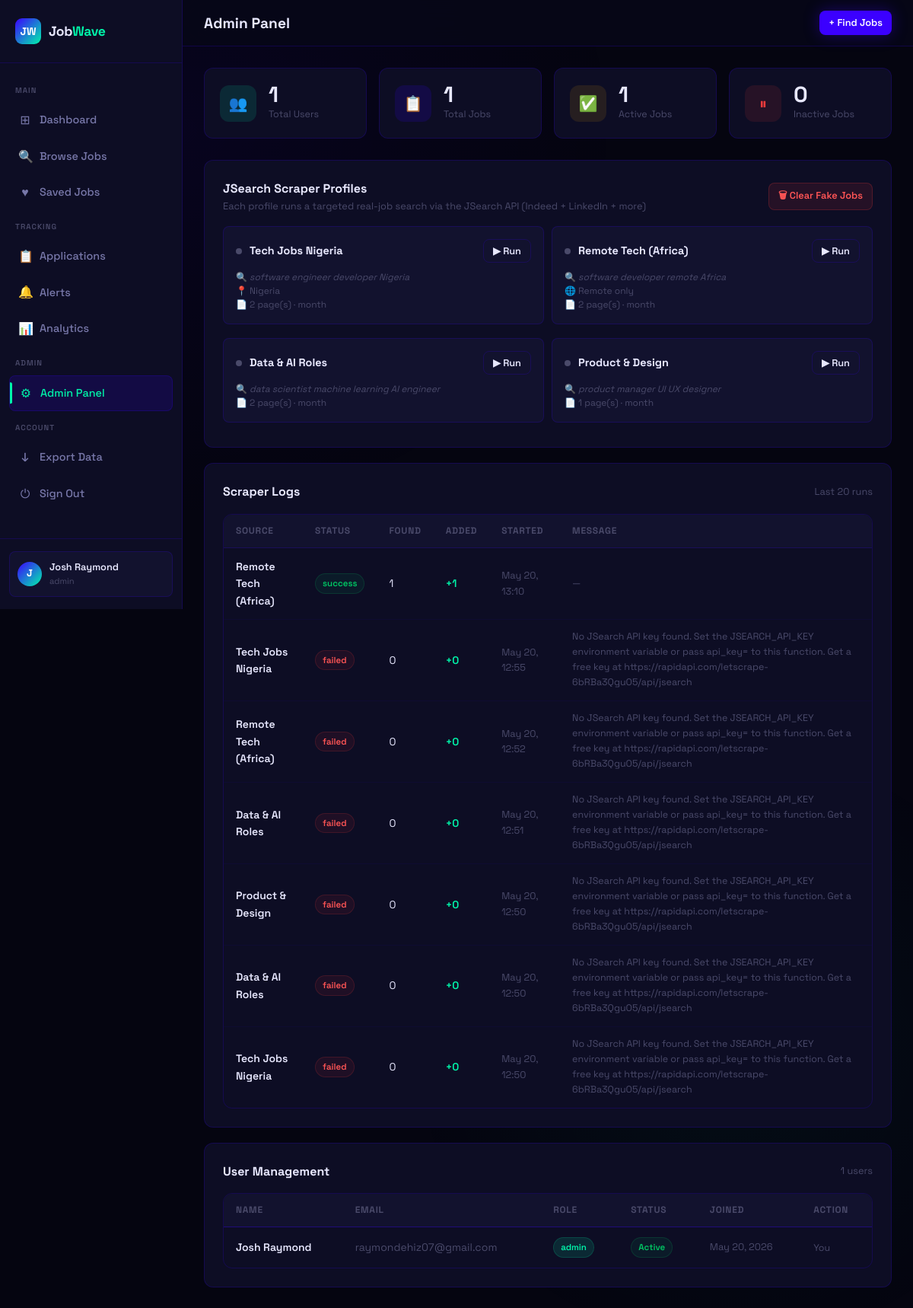
The page /admin (signed in) on the database its author committed.
### app.py (models this page shows, shortened)
class User(db.Model):
    id = db.Column(db.Integer, primary_key=True)
    name = db.Column(db.String(120), nullable=False)
    email = db.Column(db.String(120), unique=True, nullable=False)
    password_hash = db.Column(db.String(256), nullable=False)
    role = db.Column(db.String(20), default='user')  # user | admin
    created_at = db.Column(db.DateTime, default=datetime.utcnow)
    is_active = db.Column(db.Boolean, default=True)
    saved_jobs = db.relationship('SavedJob', backref='user', lazy=True, cascade='all, delete-orphan')
    applications = db.relationship('Application', backref='user', lazy=True, cascade='all, delete-orphan')
    alerts = db.relationship('Alert', backref='user', lazy=True, cascade='all, delete-orphan')
    @property
    def is_authenticated(self): return True

class ScraperLog(db.Model):
    id = db.Column(db.Integer, primary_key=True)
    source = db.Column(db.String(100))
    status = db.Column(db.String(20))   # success | failed | running
    jobs_found = db.Column(db.Integer, default=0)
    jobs_added = db.Column(db.Integer, default=0)
    message = db.Column(db.Text)
    started_at = db.Column(db.DateTime, default=datetime.utcnow)
    ended_at = db.Column(db.DateTime)

### app.py (the view)
@app.route('/admin')
@login_required
@admin_required
def admin():
    from scrapers.jsearch_scraper import SEARCH_PROFILES
    users = User.query.order_by(User.created_at.desc()).all()
    logs = ScraperLog.query.order_by(ScraperLog.started_at.desc()).limit(20).all()
    total_jobs = Job.query.count()
    active_jobs = Job.query.filter_by(is_active=True).count()
    total_users = User.query.count()
    return render_template('admin.html', users=users, logs=logs,
                           total_jobs=total_jobs, active_jobs=active_jobs,
                           total_users=total_users,
                           scraper_profiles=SEARCH_PROFILES)

### app.py (called while the page is built)
@login_manager.user_loader
def load_user(user_id):
    return User.query.get(int(user_id))

def admin_required(f):
    @wraps(f)
    def decorated(*args, **kwargs):
        if not current_user.is_authenticated or current_user.role != 'admin':
            flash('Admin access required.', 'error')
            return redirect(url_for('dashboard'))
        return f(*args, **kwargs)
    return decorated

### templates/admin.html (shortened to what this page needs)
{% extends 'base.html' %}
{% block page_title %}Admin Panel{% endblock %}
{% block content %}
<div class="stagger">
  <div class="stats-grid">
    <div class="stat-card">
      <div class="stat-icon mint">👥</div>
      <div><div class="stat-value">{{ total_users }}</div><div class="stat-label">Total Users</div></div>
    </div>
    <div class="stat-card">
      <div class="stat-icon indigo">📋</div>
      <div><div class="stat-value">{{ total_jobs }}</div><div class="stat-label">Total Jobs</div></div>
    </div>
    <div class="stat-card">
      <div class="stat-icon amber">✅</div>
      <div><div class="stat-value">{{ active_jobs }}</div><div class="stat-label">Active Jobs</div></div>
    </div>
    <div class="stat-card">
      <div class="stat-icon red">⏸</div>
      <div><div class="stat-value">{{ total_jobs - active_jobs }}</div><div class="stat-label">Inactive Jobs</div></div>
    </div>
  </div>
  <div class="card" style="margin-bottom:20px;">
    <div class="section-header">
      <div>
        <div class="section-title">JSearch Scraper Profiles</div>
        <div class="section-sub">Each profile runs a targeted real-job search via the JSearch API (Indeed + LinkedIn + more)</div>
      </div>
      <button class="btn btn-danger btn-sm" id="clear-fake-btn">🗑 Clear Fake Jobs</button>
    </div>
    <div style="display:grid;grid-template-columns:repeat(auto-fill,minmax(280px,1fr));gap:10px;margin-top:12px;">
      {% for profile in scraper_profiles %}
      <div class="scraper-source" style="flex-direction:column;align-items:flex-start;gap:10px;padding:16px;">
        <div style="display:flex;align-items:center;justify-content:space-between;width:100%;">
          <div style="display:flex;align-items:center;gap:10px;">
            <div class="source-dot {% if api_key_set %}green{% else %}idle{% endif %}"></div>
            <div style="font-weight:700;font-size:0.9rem;">{{ profile.name }}</div>
          </div>
          <button class="btn btn-outline btn-sm run-scraper-btn" data-source="{{ profile.name }}" {% if not api_key_set %}title="Set JSEARCH_API_KEY first"{% endif %}>▶ Run</button>
        </div>
        <div style="font-size:0.75rem;color:var(--text-muted);line-height:1.5;">
          <div>🔍 <em>{{ profile.query }}</em></div>
          {% if profile.location %}<div>📍 {{ profile.location }}</div>{% endif %}
          {% if profile.get('remote_only') %}<div>🌐 Remote only</div>{% endif %}
          <div>📄 {{ profile.num_pages }} page(s) · {{ profile.date_posted }}</div>
        </div>
      </div>
      {% endfor %}
    </div>
  </div>
  <div class="card" style="margin-bottom:20px;">
    <div class="section-header">
      <div class="section-title">Scraper Logs</div>
      <span style="font-size:0.8rem;color:var(--text-muted);">Last 20 runs</span>
    </div>
    {% if logs %}
    <div class="table-wrap" style="margin-top:12px;">
      <table>
        <thead>
          <tr><th>Source</th><th>Status</th><th>Found</th><th>Added</th><th>Started</th><th>Message</th></tr>
        </thead>
        <tbody>
          {% for log in logs %}
          <tr>
            <td style="font-weight:600;">{{ log.source }}</td>
            <td>
              <span class="badge {% if log.status == 'success' %}badge-green{% elif log.status == 'failed' %}badge-red{% else %}badge-amber{% endif %}">
                {{ log.status }}
              </span>
            </td>
            <td>{{ log.jobs_found }}</td>
            <td style="color:var(--mint);font-weight:600;">+{{ log.jobs_added }}</td>
            <td style="color:var(--text-muted);font-size:0.8rem;">{{ log.started_at.strftime('%b %d, %H:%M') }}</td>
            <td style="font-size:0.78rem;color:var(--text-muted);">{{ log.message or '—' }}</td>
          </tr>
          {% endfor %}
        </tbody>
      </table>
    </div>
    {% else %}
    <div class="empty-state" style="padding:30px 0;"><div>No scraper runs yet. Click Run on a source above.</div></div>
    {% endif %}
  </div>
  <div class="card">
    <div class="section-header">
      <div class="section-title">User Management</div>
      <span style="font-size:0.8rem;color:var(--text-muted);">{{ users|length }} users</span>
    </div>
    <div class="table-wrap" style="margin-top:12px;">
      <table>
        <thead>
          <tr><th>Name</th><th>Email</th><th>Role</th><th>Status</th><th>Joined</th><th>Action</th></tr>
        </thead>
        <tbody>
          {% for user in users %}
          <tr>
            <td style="font-weight:600;">{{ user.name }}</td>
            <td style="color:var(--text-muted);">{{ user.email }}</td>
            <td>
              <span class="badge {% if user.role == 'admin' %}badge-mint{% else %}badge-gray{% endif %}">{{ user.role }}</span>
            </td>
            <td>
              <span class="badge {% if user.is_active %}badge-green{% else %}badge-red{% endif %}">
                {{ 'Active' if user.is_active else 'Inactive' }}
              </span>
            </td>
            <td style="color:var(--text-muted);font-size:0.8rem;">{{ user.created_at.strftime('%b %d, %Y') }}</td>
            <td>
              {% if user.id != current_user.id %}
              <button class="btn btn-outline btn-sm toggle-user-btn" data-user-id="{{ user.id }}">
                {{ 'Deactivate' if user.is_active else 'Activate' }}
              </button>
              {% else %}
              <span style="font-size:0.78rem;color:var(--text-muted);">You</span>
              {% endif %}
            </td>
          </tr>
          {% endfor %}
        </tbody>
      </table>
    </div>
  </div>
</div>
{% endblock %}

### templates/base.html (shortened to what this page needs)
<!DOCTYPE html>
<html lang="en">
<head>
  <link rel="stylesheet" href="{{ url_for('static', filename='css/style.css') }}">
</head>
<body>
{% if current_user.is_authenticated %}
<div class="wrapper">
  <aside class="sidebar">
    <div class="sidebar-logo">
      <div class="logo-mark">JW</div>
      <div class="logo-text">Job<span>Wave</span></div>
    </div>
    <nav class="sidebar-nav">
      <span class="nav-section-label">Main</span>
      <a href="{{ url_for('dashboard') }}" class="nav-link {% if request.endpoint == 'dashboard' %}active{% endif %}">
        <span class="nav-icon">⊞</span> Dashboard
      </a>
      <a href="{{ url_for('jobs') }}" class="nav-link {% if request.endpoint in ['jobs','job_detail'] %}active{% endif %}">
        <span class="nav-icon">🔍</span> Browse Jobs
      </a>
      <a href="{{ url_for('saved_jobs') }}" class="nav-link {% if request.endpoint == 'saved_jobs' %}active{% endif %}">
        <span class="nav-icon">♥</span> Saved Jobs
      </a>
      <span class="nav-section-label">Tracking</span>
      <a href="{{ url_for('applications') }}" class="nav-link {% if request.endpoint == 'applications' %}active{% endif %}">
        <span class="nav-icon">📋</span> Applications
      </a>
      <a href="{{ url_for('alerts') }}" class="nav-link {% if request.endpoint == 'alerts' %}active{% endif %}">
        <span class="nav-icon">🔔</span> Alerts
      </a>
      <a href="{{ url_for('analytics') }}" class="nav-link {% if request.endpoint == 'analytics' %}active{% endif %}">
        <span class="nav-icon">📊</span> Analytics
      </a>
      {% if current_user.role == 'admin' %}
      <span class="nav-section-label">Admin</span>
      <a href="{{ url_for('admin') }}" class="nav-link {% if request.endpoint == 'admin' %}active{% endif %}">
        <span class="nav-icon">⚙</span> Admin Panel
      </a>
      {% endif %}
      <span class="nav-section-label">Account</span>
      <a href="{{ url_for('export_jobs') }}" class="nav-link">
        <span class="nav-icon">↓</span> Export Data
      </a>
      <a href="{{ url_for('logout') }}" class="nav-link">
        <span class="nav-icon">⏻</span> Sign Out
      </a>
    </nav>
    <div class="sidebar-footer">
      <div class="user-card">
        <div class="user-avatar">{{ current_user.name[0].upper() }}</div>
        <div class="user-info">
          <div class="user-name">{{ current_user.name }}</div>
          <div class="user-role">{{ current_user.role }}</div>
        </div>
      </div>
    </div>
  </aside>
  <main class="main">
    <div class="topbar">
      <div style="display:flex;align-items:center;gap:12px;">
        <div class="topbar-title">
          <h1>{% block page_title %}Dashboard{% endblock %}</h1>
        </div>
      </div>
      <div class="topbar-actions">
        {% block topbar_actions %}
        <a href="{{ url_for('jobs') }}" class="btn btn-primary btn-sm">+ Find Jobs</a>
        {% endblock %}
      </div>
    </div>
    <div class="page-content">
      {% block content %}{% endblock %}
    </div>
  </main>
</div>
{% else %}
  {% block public_content %}{% endblock %}
{% endif %}
</body>
</html>

### rows shown on the page
User: name "J", name "Josh Raymond", role "admin", email "raymondehiz07@gmail.com", is_active "Active", created_at "May 20, 2026", shows "You"
ScraperLog: source "Remote Tech (Africa)", status "success", jobs_found "1", jobs_added "1", started_at "May 20, 13:10", message "—"
ScraperLog: source "Tech Jobs Nigeria", status "failed", jobs_found "0", jobs_added "0", started_at "May 20, 12:55", message "No JSearch API key found. Set the JSEARCH_API_KEY environment variable or pass api_key= to this function. Get a free key at https://rapidapi.com/letscrape-6bRBa3QguO5/api/jsearch"
ScraperLog: source "Remote Tech (Africa)", status "failed", jobs_found "0", jobs_added "0", started_at "May 20, 12:52", message "No JSearch API key found. Set the JSEARCH_API_KEY environment variable or pass api_key= to this function. Get a free key at https://rapidapi.com/letscrape-6bRBa3QguO5/api/jsearch"
ScraperLog: source "Data & AI Roles", status "failed", jobs_found "0", jobs_added "0", started_at "May 20, 12:51", message "No JSearch API key found. Set the JSEARCH_API_KEY environment variable or pass api_key= to this function. Get a free key at https://rapidapi.com/letscrape-6bRBa3QguO5/api/jsearch"
ScraperLog: source "Product & Design", status "failed", jobs_found "0", jobs_added "0", started_at "May 20, 12:50", message "No JSearch API key found. Set the JSEARCH_API_KEY environment variable or pass api_key= to this function. Get a free key at https://rapidapi.com/letscrape-6bRBa3QguO5/api/jsearch"
ScraperLog: source "Data & AI Roles", status "failed", jobs_found "0", jobs_added "0", started_at "May 20, 12:50", message "No JSearch API key found. Set the JSEARCH_API_KEY environment variable or pass api_key= to this function. Get a free key at https://rapidapi.com/letscrape-6bRBa3QguO5/api/jsearch"
ScraperLog: source "Tech Jobs Nigeria", status "failed", jobs_found "0", jobs_added "0", started_at "May 20, 12:50", message "No JSearch API key found. Set the JSEARCH_API_KEY environment variable or pass api_key= to this function. Get a free key at https://rapidapi.com/letscrape-6bRBa3QguO5/api/jsearch"

### other values the page prints
{{ total_users }} "1"
{{ total_jobs }} "1"
{{ active_jobs }} "1"
{{ total_jobs - active_jobs }} "0"
{{ profile.name }} "Tech Jobs Nigeria" "Remote Tech (Africa)" "Data & AI Roles" "Product & Design"
{{ profile.query }} "software engineer developer Nigeria" "software developer remote Africa" "data scientist machine learning AI engineer" "product manager UI UX designer"
{{ profile.location }} "Nigeria"
{{ profile.num_pages }} "2" "2" "2" "1"
{{ profile.date_posted }} "month" "month" "month" "month"
{{ users|length }} "1"
